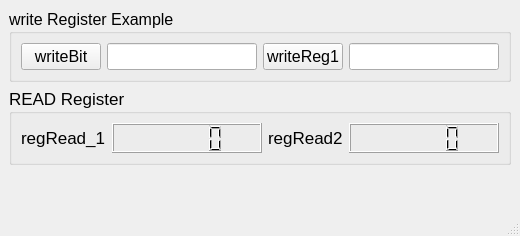
<?xml version="1.0" encoding="UTF-8"?>
<ui version="4.0">
 <class>MainWindow</class>
 <widget class="QMainWindow" name="MainWindow">
  <property name="geometry">
   <rect>
    <x>0</x>
    <y>0</y>
    <width>520</width>
    <height>236</height>
   </rect>
  </property>
  <property name="windowTitle">
   <string>MainWindow</string>
  </property>
  <widget class="QWidget" name="centralwidget">
   <layout class="QVBoxLayout" name="verticalLayout">
    <item>
     <widget class="QGroupBox" name="groupBox">
      <property name="font">
       <font>
        <pointsize>12</pointsize>
       </font>
      </property>
      <property name="title">
       <string>write Register Example</string>
      </property>
      <layout class="QHBoxLayout" name="horizontalLayout">
       <item>
        <widget class="QPushButton" name="pushButton">
         <property name="text">
          <string>writeBit</string>
         </property>
        </widget>
       </item>
       <item>
        <widget class="QLineEdit" name="lineEdit"/>
       </item>
       <item>
        <widget class="QPushButton" name="pushButton_2">
         <property name="text">
          <string>writeReg1</string>
         </property>
        </widget>
       </item>
       <item>
        <widget class="QLineEdit" name="lineEdit_3"/>
       </item>
      </layout>
     </widget>
    </item>
    <item>
     <widget class="QGroupBox" name="groupBox_2">
      <property name="font">
       <font>
        <pointsize>13</pointsize>
       </font>
      </property>
      <property name="title">
       <string>READ Register</string>
      </property>
      <layout class="QHBoxLayout" name="horizontalLayout_2">
       <item>
        <widget class="QLabel" name="label">
         <property name="text">
          <string>regRead_1</string>
         </property>
        </widget>
       </item>
       <item>
        <widget class="QLCDNumber" name="lcdNumber">
         <property name="sizePolicy">
          <sizepolicy hsizetype="Expanding" vsizetype="Expanding">
           <horstretch>0</horstretch>
           <verstretch>0</verstretch>
          </sizepolicy>
         </property>
         <property name="minimumSize">
          <size>
           <width>0</width>
           <height>30</height>
          </size>
         </property>
         <property name="font">
          <font>
           <pointsize>15</pointsize>
          </font>
         </property>
        </widget>
       </item>
       <item>
        <widget class="QLabel" name="label_2">
         <property name="text">
          <string>regRead2</string>
         </property>
        </widget>
       </item>
       <item>
        <widget class="QLCDNumber" name="lcdNumber_2">
         <property name="sizePolicy">
          <sizepolicy hsizetype="Expanding" vsizetype="Expanding">
           <horstretch>0</horstretch>
           <verstretch>0</verstretch>
          </sizepolicy>
         </property>
         <property name="minimumSize">
          <size>
           <width>0</width>
           <height>30</height>
          </size>
         </property>
         <property name="font">
          <font>
           <pointsize>15</pointsize>
          </font>
         </property>
        </widget>
       </item>
      </layout>
     </widget>
    </item>
    <item>
     <spacer name="verticalSpacer">
      <property name="orientation">
       <enum>Qt::Vertical</enum>
      </property>
      <property name="sizeHint" stdset="0">
       <size>
        <width>20</width>
        <height>40</height>
       </size>
      </property>
     </spacer>
    </item>
   </layout>
  </widget>
  <widget class="QMenuBar" name="menubar">
   <property name="geometry">
    <rect>
     <x>0</x>
     <y>0</y>
     <width>520</width>
     <height>22</height>
    </rect>
   </property>
  </widget>
  <widget class="QStatusBar" name="statusbar"/>
 </widget>
 <resources/>
 <connections/>
</ui>
